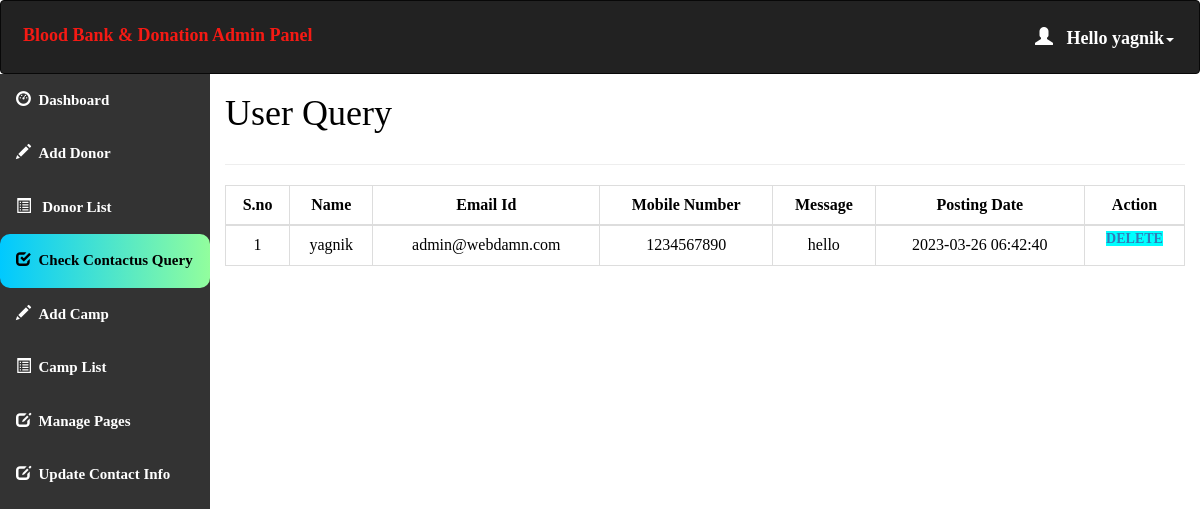
Page /admin/query.php (signed in) on the committed database.
### tables this page shows
CREATE TABLE `contact_query` (
  `query_id` int(11) NOT NULL,
  `query_name` text NOT NULL,
  `query_mail` varchar(100) NOT NULL,
  `query_number` int(10) NOT NULL,
  `query_message` longtext NOT NULL,
  `query_date` timestamp NOT NULL DEFAULT current_timestamp() ON UPDATE current_timestamp()
);

### admin/query.php (the view, shortened to what this page needs)
<html>
<head>
  <link rel="stylesheet" href="https://maxcdn.bootstrapcdn.com/bootstrap/3.4.1/css/bootstrap.min.css">
</head>
<?php
include 'conn.php';
  if (isset($_SESSION['loggedin']) && $_SESSION['loggedin'] == true) {
  ?>
<body style="color:black">
<div id="header">
<?php include 'header.php';
?>
</div>
<div id="sidebar">
<?php $active="query"; include 'sidebar.php'; ?>
</div>
<div id="content" >
  <div class="content-wrapper">
    <div class="container-fluid">
      <div class="row">
        <div class="col-md-12 lg-12 sm-12">
          <h1 class="page-title">User Query</h1>
        </div>
      </div>
      <hr>
      <?php
        include 'conn.php';
         $count=1;
        $sql= "select * from contact_query";
        $result=mysqli_query($conn,$sql);
        if(mysqli_num_rows($result)>0)   {
       ?>
       <div class="table-responsive">
      <table class="table table-bordered" style="text-align:center">
          <thead style="text-align:center">
          <th style="text-align:center">S.no</th>
          <th style="text-align:center">Name</th>
          <th style="text-align:center">Email Id</th>
          <th style="text-align:center">Mobile Number</th>
          <th style="text-align:center">Message</th>
          <th style="text-align:center">Posting Date</th>
          <th style="text-align:center">Action</th>
          </thead>
          <tbody>
            <?php
            while($row = mysqli_fetch_assoc($result)) { ?>
          <tr>
                  <td><?php echo $count++; ?></td>
                  <td><?php echo $row['query_name']; ?></td>
                  <td><?php echo $row['query_mail']; ?></td>
                  <td><?php echo $row['query_number']; ?></td>
                  <td><?php echo $row['query_message']; ?></td>
                  <td><?php echo $row['query_date']; ?></td>
                  <td id="he" style="width:100px">
                    <a style="background-color:aqua" href='delete_query.php?id=<?php echo $row['query_id']; ?>'> Delete </a>
                </td>
              </tr>
            <?php } ?>
          </tbody>
      </table>
    </div>
    <?php }} ?>
</body>
</html>

### admin/header.php (shortened to what this page needs)
<!DOCTYPE html>
<html>
<head>
  <link rel="stylesheet" href="https://maxcdn.bootstrapcdn.com/bootstrap/3.4.1/css/bootstrap.min.css">
</head>
<body>
<nav class="navbar navbar-inverse">
  <div class="container-fluid">
    <div class="navbar-header">
      <a class="navbar-brand" id="qq" href="dashboard.php" style="color:#F51A14;">Blood Bank & Donation Admin Panel</a>
    </div>
    <ul class="nav navbar-nav navbar-right">
      <li class="dropdown"><a class="dropdown-toggle" id="qw" data-toggle="dropdown" href="#" style="font-weight:bold;color:white "> <span class="glyphicon glyphicon-user"></span>&nbsp&nbsp
        <?php
        include 'conn.php';
        $username=$_SESSION['username'];
        $sql="select * from admin_info where admin_username='$username'";
        $result=mysqli_query($conn,$sql) or die("query failed.");
        $row=mysqli_fetch_assoc($result);
        echo "Hello ".$row['admin_name'];
       ?><span class="caret"></span></a>
    </li>
    </ul>
  </div>
</nav>
</body></html>

### admin/query.php (style rules this page uses)
#sidebar { position:relative;margin-top:-20px }
#content { position:relative;margin-left:210px }
#he { font-size: 14px; font-weight: 600; text-transform: uppercase; padding: 3px 7px; color: #fff; text-decoration: none; border-radius: 3px; align:center }

### admin/header.php (style rules this page uses)
.navbar { background-color: #333333 ; padding: 10px 10px; color:#FF0404 ; position: fixed; }
.navbar a { float: left; color: white; text-align: center; padding: 12px; text-decoration: none; font-size: 18px; line-height: 25px; }
.navbar-brand { font-size: 25px; font-weight: bold; }
.navbar a { float: none; display: block; text-align: left; }
.navbar-right { float: none; }

### admin/sidebar.php (style rules this page uses)
body { margin: 0; font-family: 'Averia Gruesa Libre';font-size: 15px; color:#F8F9F9; }

### rows in the picture
contact_query: query_name "yagnik", query_mail "admin@webdamn.com", query_number "1234567890", query_message "hello", query_date "2023-03-26 06:42:40"

### other values in the picture
$row['admin_name'] "yagnik"
